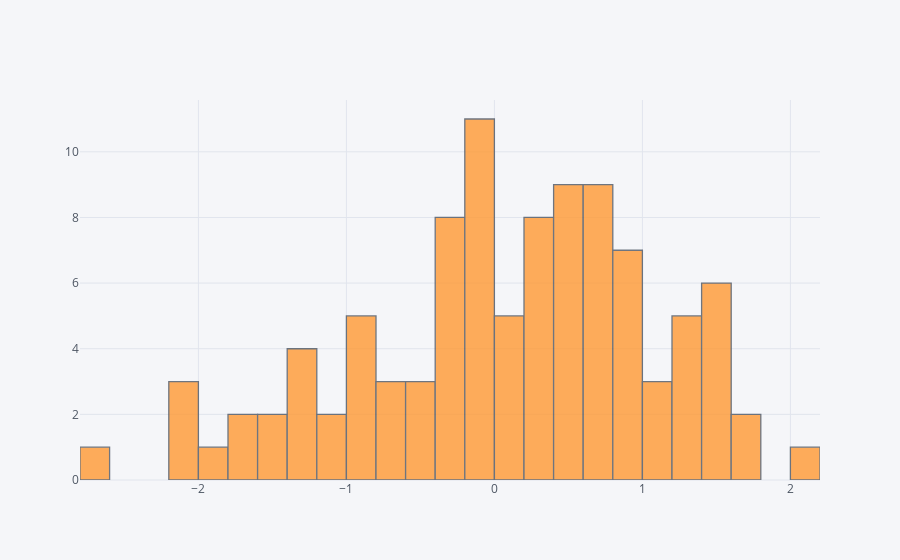

The code cell stored with this chart in its notebook:
### Code cell
df['A'].iplot(kind='hist',bins=25)

### Figure 1 — Plotly figure (JSON) as saved in the notebook; plotly's stock layout.template omitted (floating-point values rounded to 4 significant figures)
{"data": [{"histfunc": "count", "histnorm": "", "marker": {"color": "rgba(255, 153, 51, 1.0)", "line": {"color": "#4D5663", "width": 1.3}}, "name": "A", "nbinsx": 25, "opacity": 0.8, "orientation": "v", "type": "histogram", "uid": "ca2d9c62-a691-4530-9dfc-b6032b35c11c", "x": [-0.238, 1.116, 0.4916, -1.624, -2.71, -0.3922, -0.3062, 0.4541, -0.04312, -1.602, 0.4464, -0.6316, 1.354, 0.7759, 1.31, -0.03451, 0.3105, 0.003525, 0.9297, -0.3087, 0.6698, -0.602, 0.668, 0.4551, 0.2736, 0.3338, -0.1842, -1.381, -0.07161, 0.8555, -1.905, 0.5415, 1.025, 0.9965, -0.05437, -1.47, -1.57, 1.533, -0.9401, 1.638, 0.5047, -0.07668, 1.745, 0.3089, -0.8055, -0.3367, 0.6508, -1.043, 0.9754, -0.2411, -0.06322, 1.452, 1.553, -1.286, 0.0902, 1.177, -1.226, -0.8377, -0.1255, 2.085, -0.8242, 0.3941, 0.9141, 0.8885, -0.5654, -0.1566, 0.3846, -2.118, 0.7141, 1.259, 0.1518, 0.7592, -2.014, 1.22, 0.7821, -0.04761, 0.3156, -1.151, -0.148, 0.1567, 0.527, 0.7913, -0.4429, 1.492, -0.7775, -0.3857, -1.219, 0.9673, 1.367, -0.9458, 1.551, 0.616, -0.5806, 0.4972, 0.2607, 1.547, 0.1715, 0.5681, -2.084, -0.335]}], "layout": {"barmode": "overlay", "legend": {"bgcolor": "#F5F6F9", "font": {"color": "#4D5663"}}, "paper_bgcolor": "#F5F6F9", "plot_bgcolor": "#F5F6F9", "title": {"font": {"color": "#4D5663"}}, "xaxis": {"gridcolor": "#E1E5ED", "showgrid": true, "tickfont": {"color": "#4D5663"}, "title": {"font": {"color": "#4D5663"}, "text": ""}, "zerolinecolor": "#E1E5ED"}, "yaxis": {"gridcolor": "#E1E5ED", "showgrid": true, "tickfont": {"color": "#4D5663"}, "title": {"font": {"color": "#4D5663"}, "text": ""}, "zerolinecolor": "#E1E5ED"}}}
